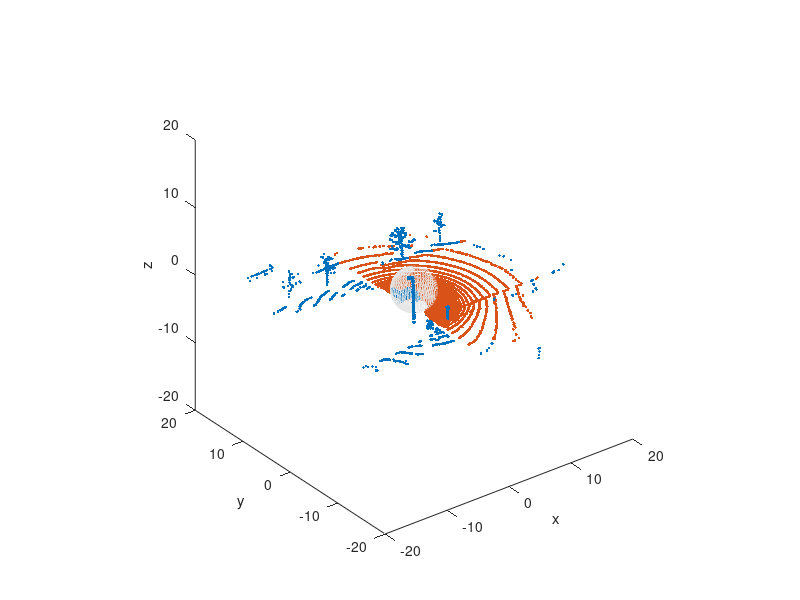

Recreate this plot in MATLAB. (Note: this script raises an error after producing the figure.)
clc;
clear all;
pcls = csvread('isuzu_transformed.csv');
% plot the data
plot3(pcls(:,1), pcls(:,2), pcls(:,3),'.');
hold on;
xlabel('x')
ylabel('y')
zlabel('z')

%% preprocessing
% remove vehicle point clouds
id = sqrt(sum(pcls.^2,2)) > 3.0;
pcls = pcls(id,:);

% remove point clouds behine
id = pcls(:,1) > -1.0;
pcls = pcls(id,:);

% remove non-ground point clouds
idz = pcls(:,3) > -2.6 & pcls(:,3) < -1.85;
pcls = pcls(idz,:);

% remove any data outside 20 meters radius
id = sqrt(sum(pcls.^2,2)) <= 20.0;
pcls = pcls(id,:);

% plot the data
plot3(pcls(:,1), pcls(:,2), pcls(:,3),'.');
hold on;

%% plot 3D ball
r = 3.0;
[x,y,z] = sphere(50);
x = x*r;
y = y*r;
z = z*r;
lightGrey = 0.9*[1 1 1]; % It looks better if the lines are lighter
surface(x,y,z,'FaceColor', 'none','EdgeColor',lightGrey)
hold on;

axis square
xlim([-20 20]);
ylim([-20 20]);
zlim([-20,20]);

%% ring container
ring = cell(1,28);
for i = 1:size(pcls,1)
    rid = getRingID(pcls(i,1), pcls(i,2), pcls(i,3));
    ring{rid} = [ring{rid}; pcls(i,:)];
end
% sort the data by angle %% index can be angle of xy
n = size(ring{26}(:,3),1);
% get xy-plane angle for each points

s = spline(1:n, ring{26}(:,3));

